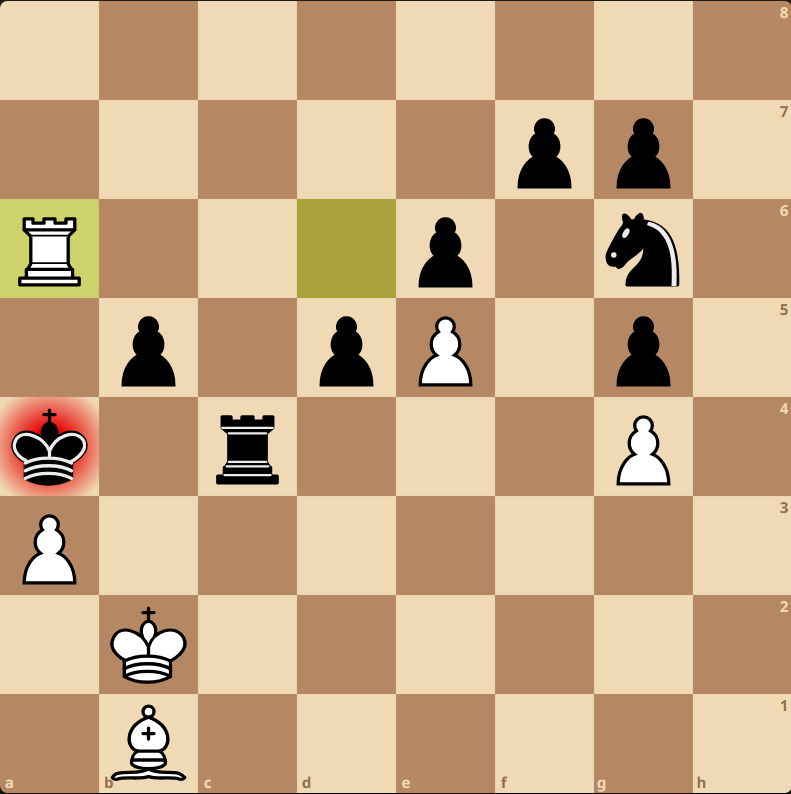
#> input picture chess.png, 791 x 794 px, given in place of the camera
$ python ContourDetection.py
#> lines starting #> are read from the running program, lines starting #| are printed output that depends on the picture; after the words box and inside, x2 and y2 are one past the last pixel; in counts of white or black regions, pixels touching at a corner belong together
import cv2

cap = cv2.VideoCapture(0)

while 1:
    _, frame = cap.read()
#> frame is the input picture: shape (794, 791, 3); mean B, G, R 132.2, 167.8, 199.7
    _, frame2 = cap.read()

    gray = cv2.cvtColor(frame, cv2.COLOR_BGR2GRAY)
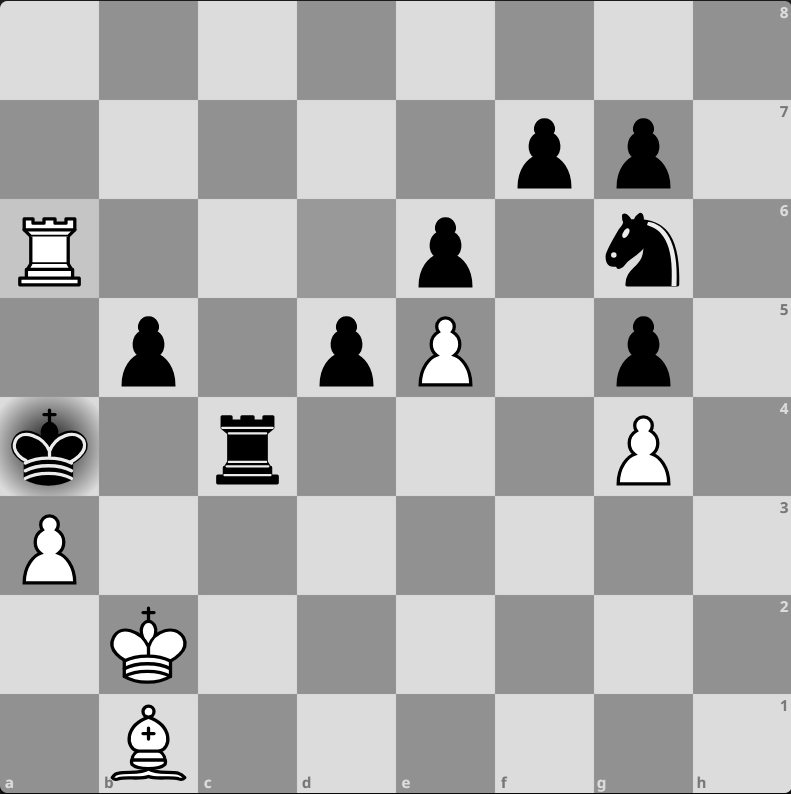
#> gray: shape (794, 791); min 0, max 255, mean 173.3

    _, binary = cv2.threshold(gray, 150, 255, cv2.THRESH_BINARY)
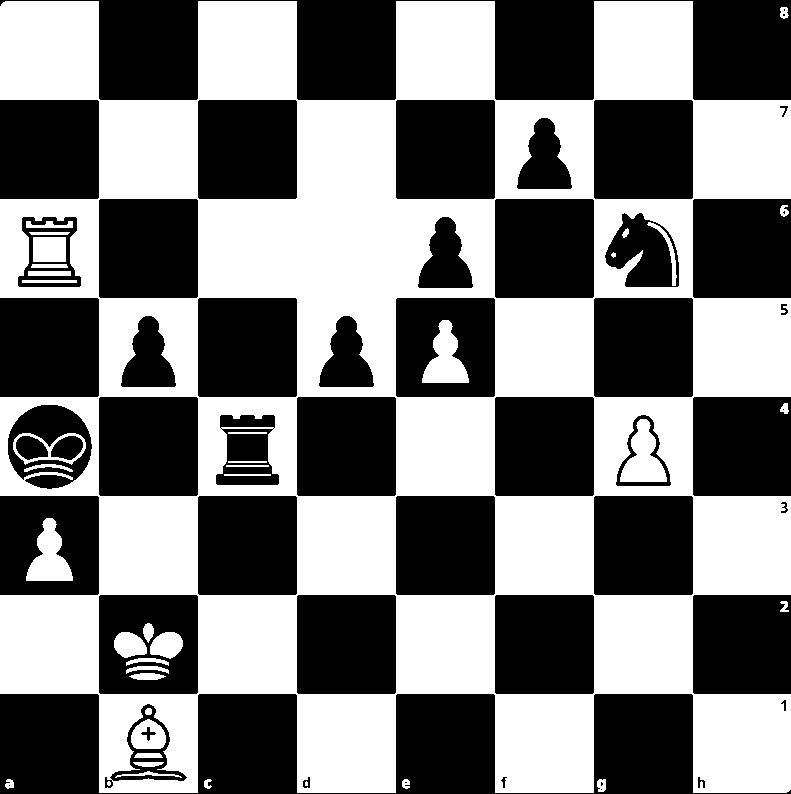
#> binary: shape (794, 791); 48.4% white; 40 white regions (2 under 20 px), largest, box (x1, y1, x2, y2) and area: (0, 1, 791, 793) 292137, (422, 320, 469, 383) 1659, (620, 419, 667, 482) 1659

    edges = cv2.Canny(gray, 50, 150)
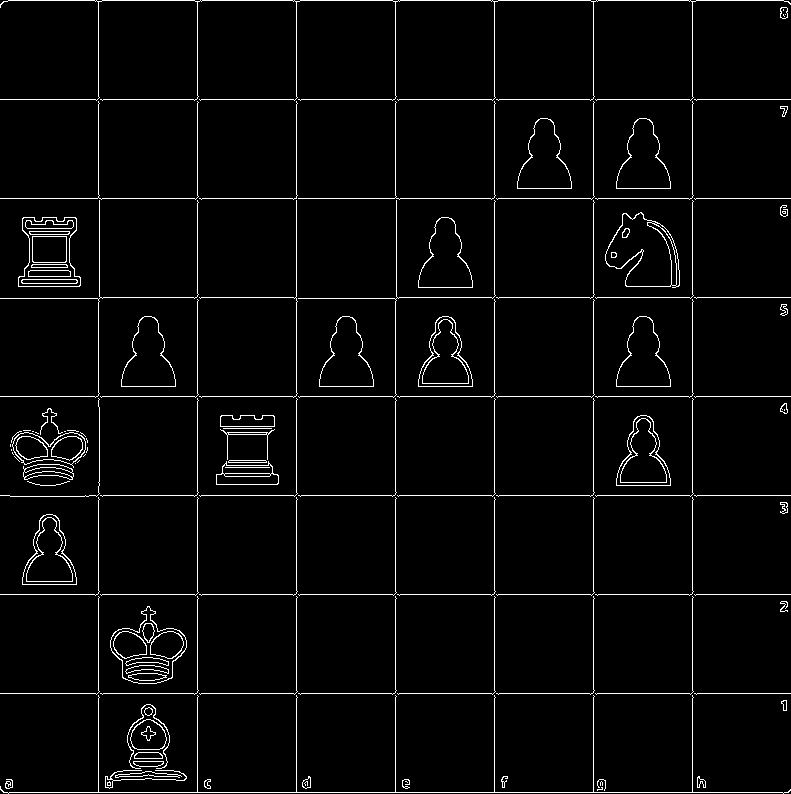
#> edges: shape (794, 791); 3.3% white in thin lines or dots

    contours, _ = cv2.findContours(binary, cv2.RETR_EXTERNAL, cv2.CHAIN_APPROX_SIMPLE)
#> contours = 10 contours; largest, box (x1, y1, x2, y2) and area: (0, 1, 791, 793) 486924, (26, 518, 73, 581) 1567, (597, 779, 606, 792) 84, (780, 7, 789, 19) 68, (780, 205, 789, 217) 60
    contoursCanny, _ = cv2.findContours(edges, cv2.RETR_EXTERNAL, cv2.CHAIN_APPROX_SIMPLE)
#> contoursCanny = 107 contours, 73 with area under 20; largest, box (x1, y1, x2, y2) and area: (605, 212, 680, 288) 3788, (110, 606, 187, 684) 3448, (18, 217, 81, 287) 3262, (616, 316, 671, 387) 2410, (319, 316, 374, 387) 2410

    cv2.drawContours(frame, contours, -1, (0, 255, 0), 2)
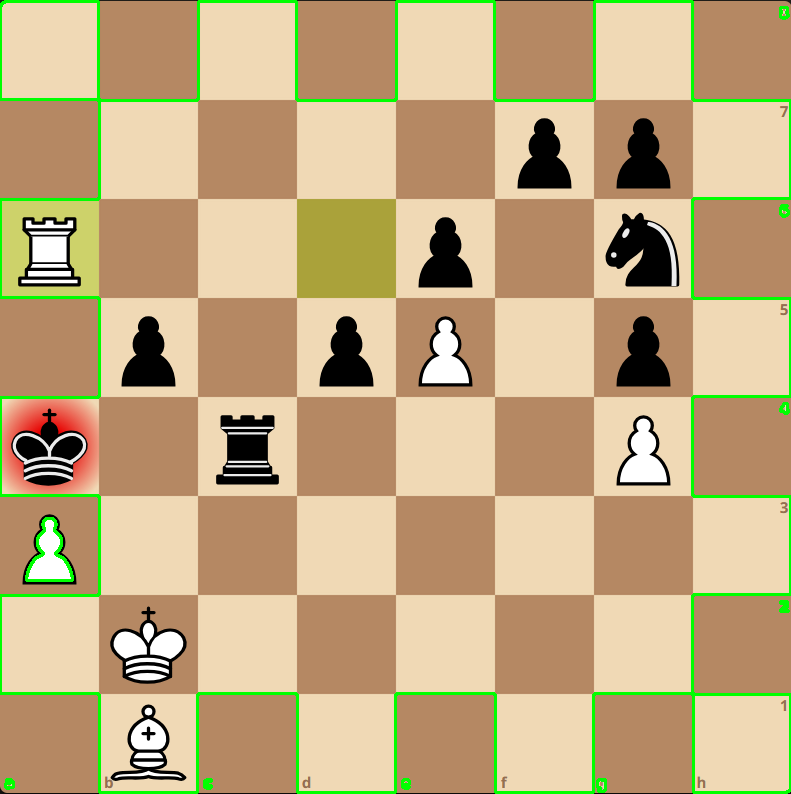
#> frame: shape (794, 791, 3); 2.75% of pixels changed, all inside (x1, y1, x2, y2) = (0, 0, 791, 794)
    cv2.drawContours(frame2, contoursCanny, -1, (0, 255, 0), 2)
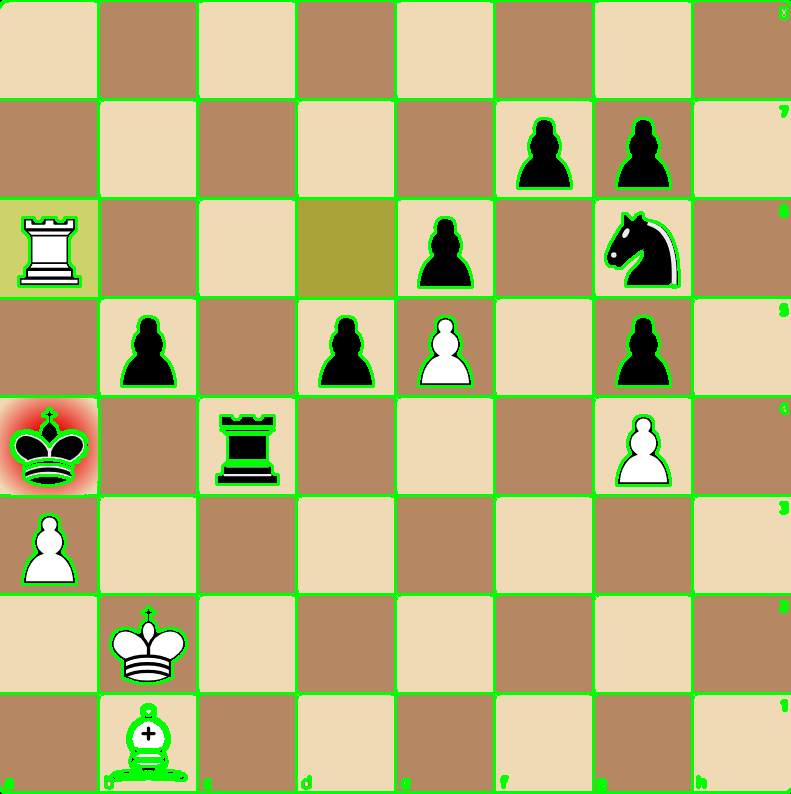
#> frame2: shape (794, 791, 3); 8.59% of pixels changed, all inside (x1, y1, x2, y2) = (0, 0, 791, 794)

    cv2.imshow("tlfaaaza", frame)
    cv2.imshow("tlfasaaza", frame2)

    if cv2.waitKey(1) == 27:
#> (key Esc is pressed here)
        break

cap.release()
cv2.destroyAllWindows()
